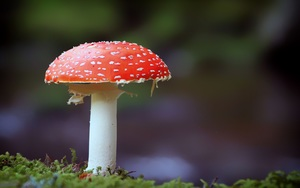
#> input picture test_images/mushroom.png, 300 x 188 px
$ python lab.py
#> lines starting #> are read from the running program, lines starting #| are printed output that depends on the picture
#!/usr/bin/env python3

# NO ADDITIONAL IMPORTS!
# (except in the last part of the lab; see the lab writeup for details)
import math
from PIL import Image

#LAB1 FUNCTIONS

# [327 lines left out: functions get_pixel, set_pixel, apply_per_pixel, inverted, correlate, round_and_clip_image and 5 more, not called in this run]


###############################################
#LAB2 FUNCTIONS

# VARIOUS FILTERS


def color_filter_from_greyscale_filter(filt):
    """
    Given a filter that takes a greyscale image as input and produces a
    greyscale image as output, returns a function that takes a color image as
    input and produces the filtered color image.
    """
    # [11 lines left out: function filter_applicator, not called in this run]


    return filter_applicator


def make_blur_filter(n):
    '''
    Makes blurred filter on the image, returns a function
    '''
    # [6 lines left out: function blur_filter, not called in this run]

    return blur_filter


# [12 lines left out: function make_sharpen_filter, not called in this run]


def filter_cascade(filters):
    """
    Given a list of filters (implemented as functions on images), returns a new
    single filter such that applying that filter to an image produces the same
    output as applying each of the individual ones in turn.
    """

    # [13 lines left out: function cascading, not called in this run]


    return cascading


def greyscale_image_from_color_image(image):
    '''
    Transforms a colored image into 3 greyscale images

    Parameters
    ----------
    image : the original colored image

    Returns
    -------
    imageR : greyscale representation of the red values
    imageG : greyscale representation of the green values
    imageB : greyscale representation of the blue values

    '''
    #list of each color pixels
    pixelsR = []
    pixelsG = []
    pixelsB = []

    #adds the corresponding pixel color value to its corresponding color list
    for pix in range(len(image['pixels'])):
        pixelsR.append(image['pixels'][pix][0])
        pixelsG.append(image['pixels'][pix][1])
        pixelsB.append(image['pixels'][pix][2])

    #the image representation of each
    imageR = {'height': image['height'], 'width': image['width'], 'pixels': pixelsR }
    imageG = {'height': image['height'], 'width': image['width'], 'pixels': pixelsG }
    imageB = {'height': image['height'], 'width': image['width'], 'pixels': pixelsB }

    return (imageR, imageG, imageB)


def color_from_grey(grey_tup):
    '''
    Takes the 3 grey images representing each color and puts them together
    into one colorful image.

    Parameters
    ----------
    grey_tup (tuple) : a tuple with 3 images representing the red, blue and
    green colors

    Returns
    -------
    (dict) A colored image by combining the 3 given colored images

    '''
    newPix = []

    #puts the 3 separate images together into one
    #(3 values per pixel together in a tuple)
    for pix in range(len(grey_tup[0]['pixels'])):
        pixR = grey_tup[0]['pixels'][pix]
        pixG = grey_tup[1]['pixels'][pix]
        pixB = grey_tup[2]['pixels'][pix]

        newPix.append((pixR, pixG, pixB))

    #returns the colored image
    return {'height': grey_tup[0]['height'], 'width': grey_tup[0]['width'], 'pixels': newPix }


# SEAM CARVING

# Main Seam Carving Implementation

# [201 lines left out: functions seam_carving, color_to_grey, compute_energy, cumulative_energy_map, minimum_energy_seam, image_without_seam, not called in this run]

def my_creation(image):
    '''Receives an image and switches around its color values.
    Returns a colored image

    '''
    colors_tup = greyscale_image_from_color_image(image)

    return color_from_grey((colors_tup[1], colors_tup[2], colors_tup[0]))

# HELPER FUNCTIONS FOR LOADING AND SAVING COLOR IMAGES

def load_color_image(filename):
    """
    Loads a color image from the given file and returns a dictionary
    representing that image.

    Invoked as, for example:
       i = load_color_image('test_images/cat.png')
    """
#> called with filename = 'test_images/mushroom.png'
    with open(filename, 'rb') as img_handle:
        img = Image.open(img_handle)
#> img is the input picture: PIL image 300x188 RGB; mean R, G, B 70.1, 60.9, 54.5
        img = img.convert('RGB')  # in case we were given a greyscale image
        img_data = img.getdata()
        pixels = list(img_data)
#> pixels = 56400 items
        w, h = img.size
#> w = 300; h = 188
        return {'height': h, 'width': w, 'pixels': pixels}


def save_color_image(image, filename, mode='PNG'):
    """
    Saves the given color image to disk or to a file-like object.  If filename
    is given as a string, the file type will be inferred from the given name.
    If filename is given as a file-like object, the file type will be
    determined by the 'mode' parameter.
    """
    out = Image.new(mode='RGB', size=(image['width'], image['height']))
    out.putdata(image['pixels'])
    if isinstance(filename, str):
        out.save(filename)
    else:
        out.save(filename, mode)
    out.close()


if __name__ == '__main__':
    # code in this block will only be run when you explicitly run your script,
    # and not when the tests are being run.  this is a good place for
    # generating images, etc.
    # blur_filter = lab.make_blur_filter(ker_size)
    # assert callable(blur_filter), 'make_blur_filter should return a function.'
    # color_blur = lab.color_filter_from_greyscale_filter(blur_filter)
    # result = color_blur(im)

    filter1 = color_filter_from_greyscale_filter(edges)
    filter2 = color_filter_from_greyscale_filter(make_blur_filter(5))
    filt = filter_cascade([filter1, filter1, filter2, filter1])

    i = load_color_image('test_images/mushroom.png')
#> i = 3 items
    #i = {'width': 9, 'height': 4, 'pixels': [160, 160, 0, 28, 0, 28, 0, 160, 160, 415, 218, 10, 22, 14, 22, 10, 218, 415, 473, 265, 40, 10, 28, 10, 40, 265, 473, 520, 295, 41, 32, 10, 32, 41, 295, 520]}

    save_color_image(my_creation(i), 'myCreation.png')
#> after the loop in greyscale_image_from_color_image, `for pix in range(len(image['pixels'])):`: pixelsB = 56400 items
#> in save_color_image, `out = Image.new(mode='RGB', size=(image['width'], image['height']))`: out: PIL image 300x188 RGB; every value is 0
#> in save_color_image, `out.putdata(image['pixels'])`:
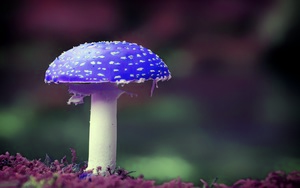
#> out: PIL image 300x188 RGB; mean R, G, B 60.9, 54.5, 70.1
    #save_color_image(seam_carving(i, 100), 'minutesss.png')

    #blurry3 = color_filter_from_greyscale_filter(make_sharpen_filter(7))(i)
    #save_color_image(blurry3, 'sh.png')

$ run again, with test_images/bluegill.png copied over test_images/mushroom.png
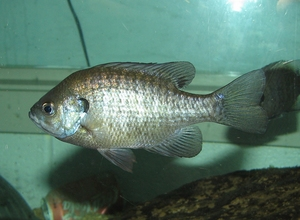
#> input picture test_images/bluegill.png, 300 x 220 px
#> in load_color_image, img is the input picture: PIL image 300x220 RGB; mean R, G, B 86.7, 118.4, 104.7
#> pixels = 66000 items
#> i = 3 items
#> after the loop in greyscale_image_from_color_image, `for pix in range(len(image['pixels'])):`: pixelsB = 66000 items
#> in save_color_image, `out.putdata(image['pixels'])`:
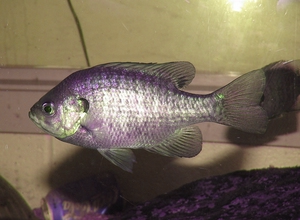
#> out: PIL image 300x220 RGB; mean R, G, B 118.4, 104.7, 86.7

$ run again, with test_images/cat.png copied over test_images/mushroom.png
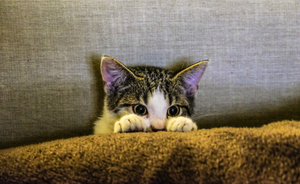
#> input picture test_images/cat.png, 300 x 184 px
#> in load_color_image, img is the input picture: PIL image 300x184 RGB; mean R, G, B 123.5, 111, 89.6
#> pixels = 55200 items
#> i = 3 items
#> after the loop in greyscale_image_from_color_image, `for pix in range(len(image['pixels'])):`: pixelsB = 55200 items
#> in save_color_image, `out.putdata(image['pixels'])`:
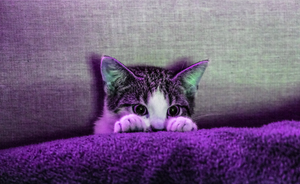
#> out: PIL image 300x184 RGB; mean R, G, B 111, 89.6, 123.5
